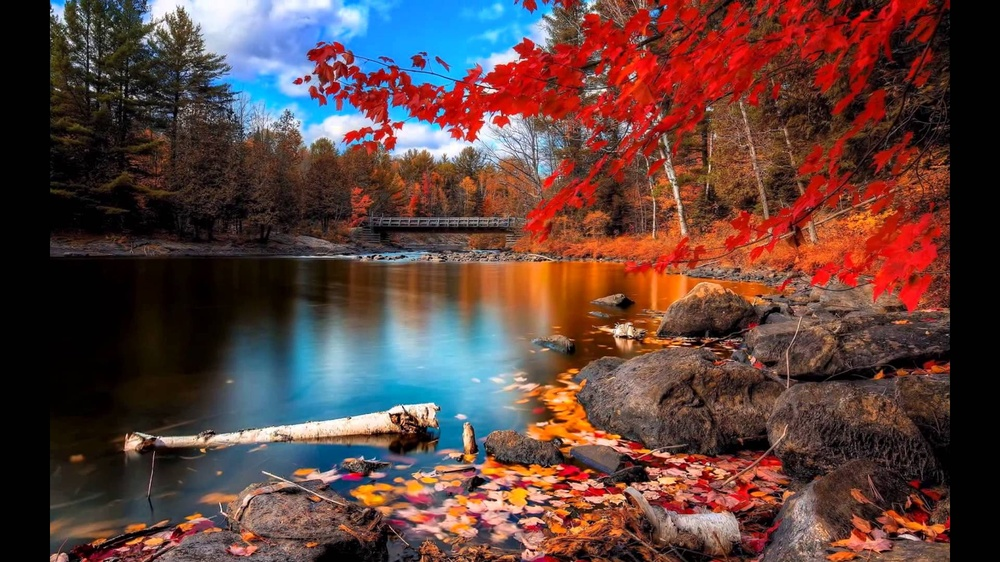
#> input picture problemset1/problem1/maxresdefault.jpg, 1000 x 562 px, shrunk from 1920 x 1080 before the run, found by its file name
$ python color_quantization.py
#> lines starting #> are read from the running program, lines starting #| are printed output that depends on the picture
# -*- coding: utf-8 -*-
"""
Created on Thu Jan 18 16:19:34 2018

@author: steve
"""

# Authors: Robert Layton <robertlayton@gmail.com>
#          Olivier Grisel <olivier.grisel@ensta.org>
#          Mathieu Blondel <mathieu@mblondel.org>
#
# License: BSD 3 clause

print(__doc__)
import numpy as np
import matplotlib.pyplot as plt
from sklearn.cluster import KMeans
from sklearn.metrics import pairwise_distances_argmin
from sklearn.datasets import load_sample_image
from sklearn.utils import shuffle
from time import time
import matplotlib.image as mpimg


n_colors = 6

# Load the Summer Palace photo

# You will need to replace the following by an image you choose :
loaded_image =mpimg.imread('/Users/munim/Downloads/problemset1/problem1/maxresdefault.jpg')
#> loaded_image is the input picture: shape (562, 1000, 3); mean R, G, B 93.6, 64.8, 60.6

# Convert to floats instead of the default 8 bits integer coding. Dividing by
# 255 is important so that plt.imshow behaves works well on float data (need to
# be in the range [0-1])
loaded_image = np.array(loaded_image, dtype=np.float64) / 255

# Load Image and transform to a 2D numpy array.
w, h, d = original_shape = tuple(loaded_image.shape)
#> w = 562; h = 1000; d = 3; original_shape = (562, 1000, 3)
assert d == 3
image_array = np.reshape(loaded_image, (w * h, d))

print("Fitting model on a small sub-sample of the data")
t0 = time()
image_array_sample = shuffle(image_array, random_state=0)[:1000]
#> image_array_sample = 1000 rows, first 8: [0.663, 0.545, 0.514], [0.337, 0.18, 0.141], [0.208, 0.173, 0.137], [0.553, 0.212, 0.0353], [0.741, 0.051, 0], [0.114, 0.102, 0.0667], [0.0745, 0, 0], [0.165, 0.0549, 0.0392]
kmeans = KMeans(n_clusters=n_colors, random_state=0).fit(image_array_sample)
print("done in %0.3fs." % (time() - t0))

# Get labels for all points
print("Predicting color indices on the full image (k-means)")
t0 = time()
labels = kmeans.predict(image_array)
print("done in %0.3fs." % (time() - t0))


codebook_random = shuffle(image_array, random_state=0)[:n_colors + 1]
#> codebook_random = [[0.663, 0.545, 0.514], [0.337, 0.18, 0.141], [0.208, 0.173, 0.137], [0.553, 0.212, 0.0353], [0.741, 0.051, 0], [0.114, 0.102, 0.0667], [0.0745, 0, 0]]
print("Predicting color indices on the full image (random)")
t0 = time()
labels_random = pairwise_distances_argmin(codebook_random,
                                          image_array,
                                          axis=0)
print("done in %0.3fs." % (time() - t0))


def recreate_image(codebook, labels, w, h):
    """Recreate the (compressed) image from the code book & labels"""
#> called with codebook = array of shape (6, 3), labels = array of shape (562000,), w = 562, h = 1000
    d = codebook.shape[1]
    image = np.zeros((w, h, d))
    label_idx = 0
    for i in range(w):
        for j in range(h):
            image[i][j] = codebook[labels[label_idx]]
            label_idx += 1
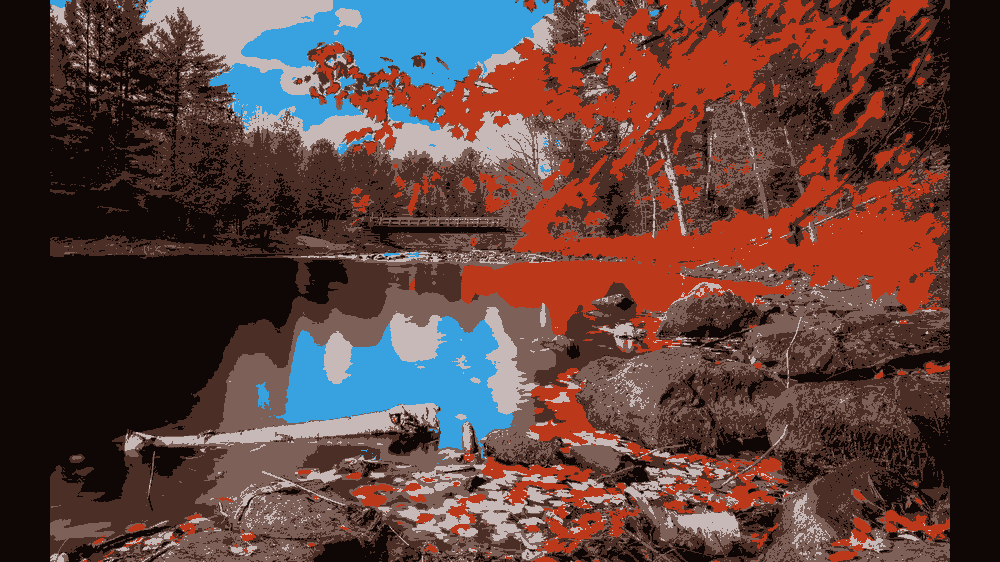
#> image: shape (562, 1000, 3) float64; mean of channels 0, 1, 2 0.365, 0.252, 0.234; drawn as R, G, B
#> after the loop, label_idx = 562000
    return image

# Display all results, alongside original image
plt.figure(1)
plt.clf()
ax = plt.axes([0, 0, 1, 1])
plt.axis('off')
plt.title('Original image')
plt.imshow(loaded_image)

plt.figure(2)
plt.clf()
ax = plt.axes([0, 0, 1, 1])
plt.axis('off')
plt.title('Quantized image (6 colors, K-Means)')
plt.imshow(recreate_image(kmeans.cluster_centers_, labels, w, h))

plt.figure(3)
plt.clf()
ax = plt.axes([0, 0, 1, 1])
plt.axis('off')
plt.title('Quantized image (6 colors, Random)')
plt.imshow(recreate_image(codebook_random, labels_random, w, h))
#> call 2 of recreate_image, with codebook = array of shape (7, 3), labels = array of shape (562000,), w = 562, h = 1000
#> after the loop in recreate_image (call 2), `for i in range(w):`:
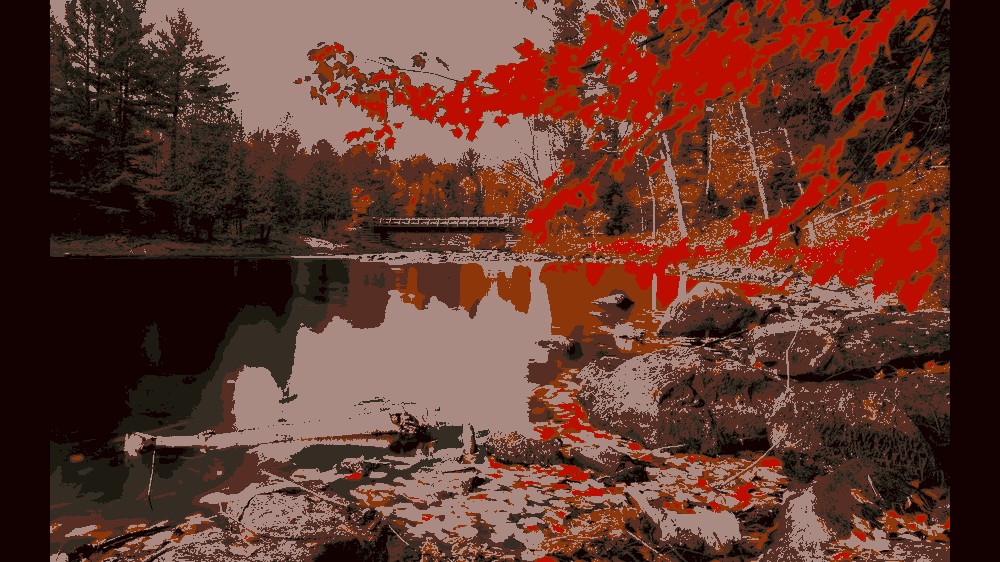
#> image: shape (562, 1000, 3) float64; mean of channels 0, 1, 2 0.384, 0.22, 0.176; drawn as R, G, B
plt.show()

$ run again, with problemset1/problem1/Original.png saved as problemset1/problem1/maxresdefault.jpg
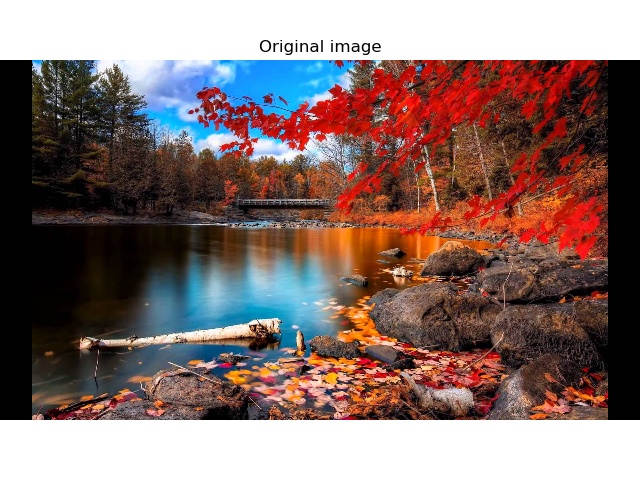
#> input picture problemset1/problem1/Original.png, 640 x 480 px, found by its file name
#> loaded_image is the input picture: shape (480, 640, 3); mean R, G, B 133.6, 112, 108.8
#> image_array_sample = 1000 rows, first 8: [0.471, 0.302, 0.227], [0.91, 0.976, 1], [0.392, 0.349, 0.333], [1, 1, 1], [0, 0, 0.00784], [0.114, 0.0902, 0.098], [1, 1, 1], [0.349, 0.0784, 0]
#> codebook_random = [[0.471, 0.302, 0.227], [0.91, 0.976, 1], [0.392, 0.349, 0.333], [1, 1, 1], [0, 0, 0.00784], [0.114, 0.0902, 0.098], [1, 1, 1]]
#> after the loop in recreate_image, `for i in range(w):`:
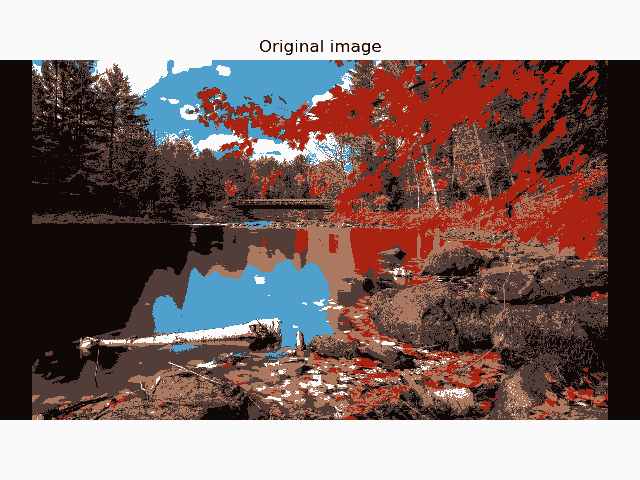
#> image: shape (480, 640, 3) float64; mean of channels 0, 1, 2 0.517, 0.436, 0.426; drawn as R, G, B
#> after the loop in recreate_image, `for i in range(w):`: label_idx = 307200
#> after the loop in recreate_image (call 2), `for i in range(w):`:
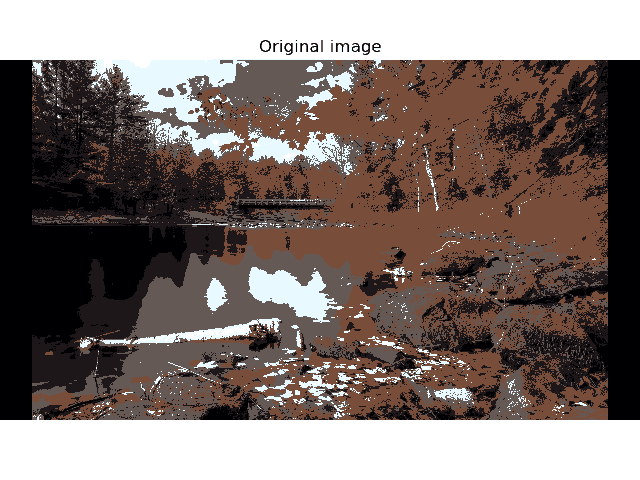
#> image: shape (480, 640, 3) float64; mean of channels 0, 1, 2 0.491, 0.443, 0.427; drawn as R, G, B

$ run again, with problemset1/problem1/Quantized, 6 color random.png saved as problemset1/problem1/maxresdefault.jpg
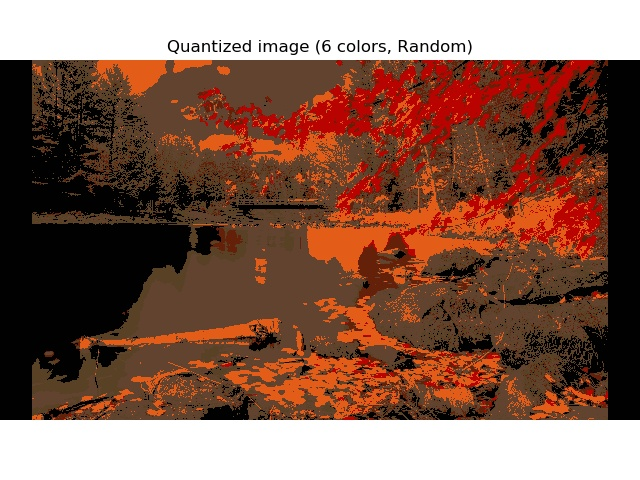
#> input picture problemset1/problem1/Quantized, 6 color random.png, 640 x 480 px, found by its file name
#> loaded_image is the input picture: shape (480, 640, 3); mean R, G, B 133.4, 96.6, 81.7
#> image_array_sample = 1000 rows, first 8: [0.373, 0.278, 0.176], [0.812, 0.404, 0.165], [0.376, 0.271, 0.188], [1, 1, 1], [0, 0.0157, 0.0157], [0.0275, 0.00784, 0], [1, 1, 0.984], [0.408, 0.118, 0]
#> codebook_random = [[0.373, 0.278, 0.176], [0.812, 0.404, 0.165], [0.376, 0.271, 0.188], [1, 1, 1], [0, 0.0157, 0.0157], [0.0275, 0.00784, 0], [1, 1, 0.984]]
#> after the loop in recreate_image, `for i in range(w):`:
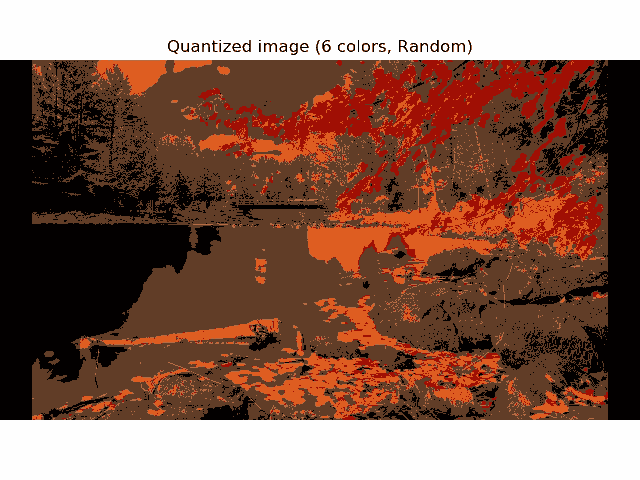
#> image: shape (480, 640, 3) float64; mean of channels 0, 1, 2 0.522, 0.38, 0.321; drawn as R, G, B
#> after the loop in recreate_image, `for i in range(w):`: label_idx = 307200
#> after the loop in recreate_image (call 2), `for i in range(w):`:
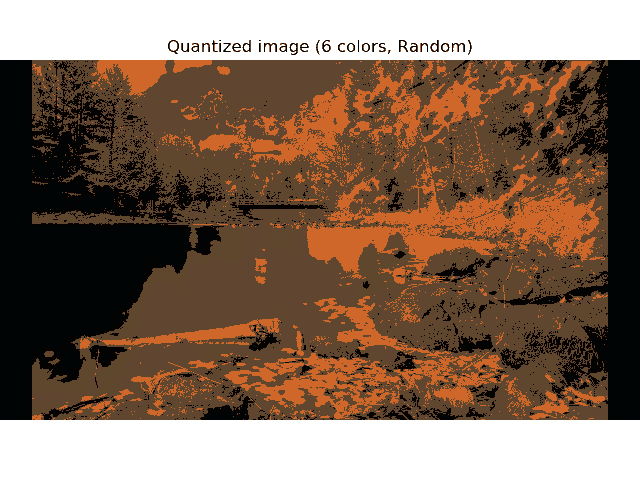
#> image: shape (480, 640, 3) float64; mean of channels 0, 1, 2 0.511, 0.416, 0.346; drawn as R, G, B
